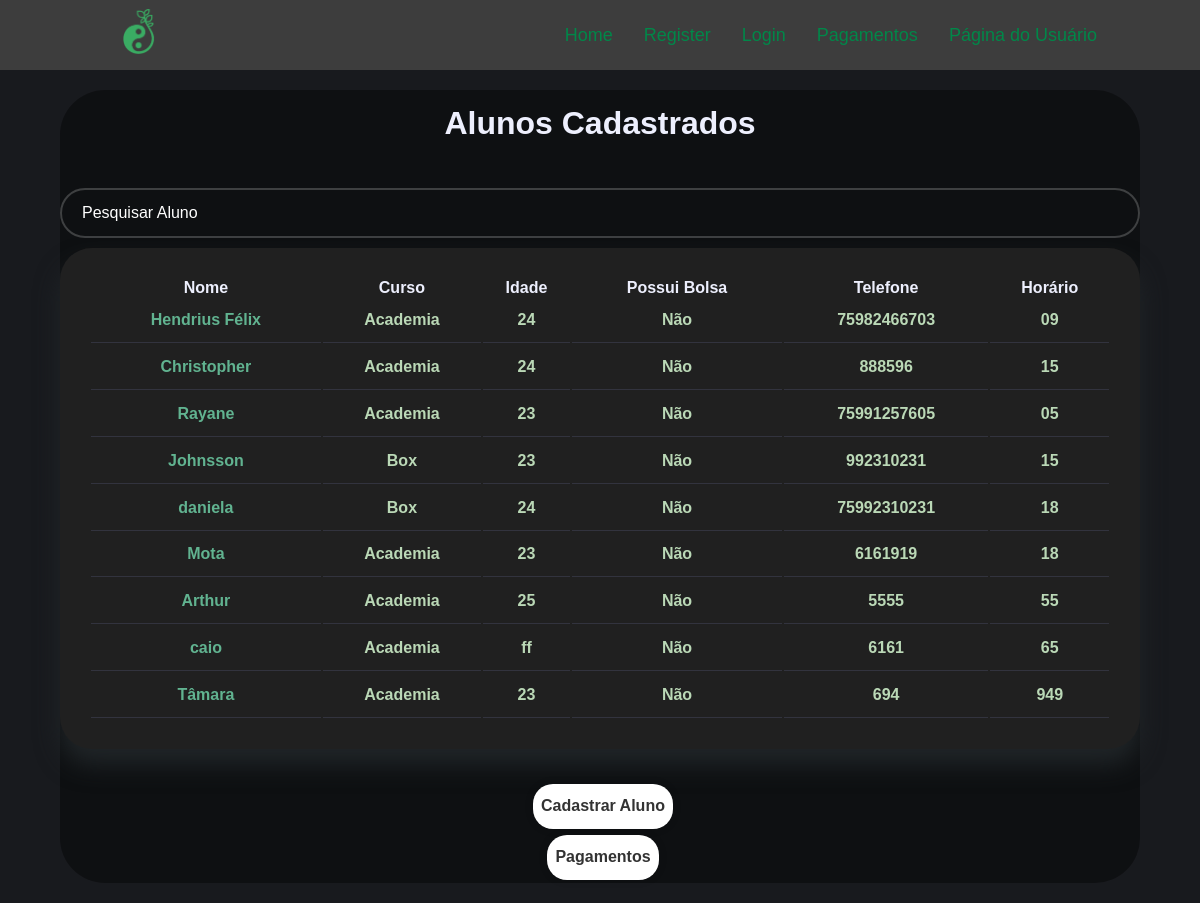
The app's page /alunos with its own data.
### app.py (models this page shows, shortened)
class Aluno(db.Model):
    __bind_key__ =  "aluno_database"
    id = db.Column(db.Integer, primary_key = True)
    nome = db.Column(db.String(20))
    idade = db.Column(db.Integer())
    cpf = db.Column(db.Integer())
    curso = db.Column(db.String(128))
    telefone = db.Column(db.Integer())
    horario= db.Column(db.String(128))
    email = db.Column(db.String(128))
    aniversario = db.Column(db.String(128))
    bolsa = db.Column(db.Boolean())
    pagamento = db.relationship('Pagamento', backref='aluno', lazy='dynamic')

### app.py (the view)
@app.route("/alunos", methods=["GET", "POST"])
def alunos_cadastrados():
    alunos = Aluno.query.all()
    return render_template('alunos.html', alunos = alunos)

### templates/alunos.html (shortened to what this page needs)
<!DOCTYPE html>
<html lang="pt-BR">
  <head>
  </head>
  <body>
    {%include "navigation.html"%}
    <div class="container">
      <div class="wrapper">
        <div>
          <h1>Alunos Cadastrados</h1>
        </div>
        <div class="dados-aluno">
          <div class="input-box input">
            <input type="text" id="input-pesquisa" onkeyup="search_aluno_table()" placeholder="Pesquisar Aluno">
          </div>
          <table>
            <thead>
             <tr>
              <th>Nome</th>
              <th>Curso</th>
              <th>Idade</th>
              <th>Possui Bolsa</th>
              <th>Telefone</th>
              <th>Horário</th>
             </tr>
            </thead>
            <tbody id="aluno-pesquisa_table">
                  {% for aluno in alunos %}
                    <tr>
                      <td>
                        <a href="{{ url_for('aluno', aluno_id=aluno.id) }}">
                          {{aluno.nome}}
                        </a>
                      </td>
                      <td>
                        {{aluno.curso}}
                      </td>
                      <td>
                        {{aluno.idade}}
                      </td>
                      <td>
                        {%if aluno.bolsa == True: %} Sim {%else%} Não {%endif%}
                      </td>
                      <td>
                        {{aluno.telefone}}
                      </td>
                      <td>
                        {{aluno.horario}}
                      </td>
                    </tr>
                  {% endfor %}
            </tbody>
          </table>
        </div>
        <div class="cadastrar-aluno">
          <div>
            <a href="{{ url_for('cadastro_aluno') }}"
              ><button class="btn">Cadastrar Aluno</button></a
            >
          </div>
        </div>
        <div class="pagamento">
          <a href="{{url_for('pagamentos')}}">
            <button class="btn">Pagamentos</button>
          </a>
        </div>
      </div>
    </div>
  </body>
</html>

### templates/navigation.html (shortened to what this page needs)
<link
  rel="stylesheet"
  href="{{ url_for('static', filename='css/navbar.css')}}"
/>
<link
  rel="stylesheet"
  href="https://cdnjs.cloudflare.com/ajax/libs/font-awesome/4.7.0/css/font-awesome.min.css"
/>
<nav id="topNav" class="nav-bar">
  <a class="logo" href="{{url_for('home')}}"
    ><img src="../static/img/logo2.png" alt="logo AEESI"
  /></a>
  <div class="menu-nav">
    <a href="{{url_for('home')}}">Home</a>
    <a href="{{url_for('register')}}">Register</a>
    <a href="{{url_for('login')}}">Login</a>
    <a href="{{url_for('pagamentos')}}">Pagamentos</a>
    {% if current_user.is_authenticated %}
    <a href="{{url_for('user_page',user_id=current_user.get_id())}}"
      >Página do Usuário</a
    >
    {%else%}
    <a href="{{url_for('user_page',user_id=1)}}">Página do Usuário</a>
    {%endif%}
  </div>
</nav>

### static/css/navbar.css (style rules this page uses)
* { margin: 0; padding: 0; outline: 0; appearance: 0; border: 0; text-decoration: none; box-sizing: border-box; }
body { width: 100vw; font-family: "Poppins", sans-serif; user-select: none; overflow-x: hidden; color: #edeffd; background-color: #181a1e; position: absolute; }
.container { margin: 0 auto; display: flex; justify-content: center; align-items: center; min-height: 100%; flex-direction: column; padding-bottom: 130px; }
.wrapper { background: rgba(0, 0, 0, 0.4); display: flex; justify-content: center; align-items: center; flex-direction: column; width: 80%; min-height: 600px; border-radius: 45px; font-weight: 600; margin-top: 20px; }
.wrapper h1 { text-align: center; }
.nav-bar { top: 0; left: 0; height: 70px; width: 100%; padding: 20px 100px; display: flex; justify-content: space-between; align-items: center; z-index: 100; background: #3d3d3d; font-size: 18px; font-weight: 500; text-decoration: none; }
.logo { font-size: 32px; color: #44704a; text-decoration: none; font-weight: 600; }
.logo img { height: 45px; }
.nav-bar a { text-decoration: none; color: #018749; font-weight: 500; margin-left: 20px; padding: 3px; }
a:is(:link, :active, :visited).active { color: white !important; border-bottom: 1px solid white; }
.wrapper h1, h2, h3 { margin: 15px; }
.wrapper .input-box { width: 100%; height: 50px; position: relative; margin: 10px 0px; }
.input-box input { color: #b9b9b9; width: 100%; height: 100%; background: transparent; border: none; outline: none; border: 2px solid rgba(255, 255, 255, 0.2); border-radius: 40px; font-size: 16px; padding: 20px 45px 20px 20px; font-weight: 400; }
.input-box input::placeholder { color: #ffffff; }
.wrapper .btn { width: 100%; height: 45px; background: #fff; border: none; outline: none; border-radius: 20px; box-shadow: 0 0 10px rgba(0, 0, 0, 0.1); cursor: pointer; font-size: 16px; color: #333; font-weight: 600; margin: 3px; padding: 5px; }
.wrapper a { text-decoration: none; color: #61b390; }
.wrapper .dados-aluno { margin-top: 1.3rem; margin-bottom: 2rem; width: 100%; }
.dados-aluno table { background-color: rgb(32, 32, 32); width: 100%; padding: 1.8rem; text-align: center; box-shadow: 0 1rem 1.5rem #202528; border-radius: 2rem; transition: all 0.3s ease; }
.dados-aluno table tbody td { height: 2.8rem; border-bottom: 1px solid rgba(132, 139, 200, 0.18); color: #bad8b6; }
@media (max-width: 1200px) { .wrapper { width: 90%; } }
@media (max-width: 1200px) { .container { padding-bottom: 20px; } }

### records on screen
Aluno: nome "Hendrius Félix", curso "Academia", idade "24", bolsa "Não", telefone "75982466703", horario "09"
Aluno: nome "Christopher", curso "Academia", idade "24", bolsa "Não", telefone "888596", horario "15"
Aluno: nome "Rayane", curso "Academia", idade "23", bolsa "Não", telefone "75991257605", horario "05"
Aluno: nome "Johnsson", curso "Box", idade "23", bolsa "Não", telefone "992310231", horario "15"
Aluno: nome "daniela", curso "Box", idade "24", bolsa "Não", telefone "75992310231", horario "18"
Aluno: nome "Mota", curso "Academia", idade "23", bolsa "Não", telefone "6161919", horario "18"
Aluno: nome "Arthur", curso "Academia", idade "25", bolsa "Não", telefone "5555", horario "55"
Aluno: nome "caio", curso "Academia", idade "ff", bolsa "Não", telefone "6161", horario "65"
Aluno: nome "Tâmara", curso "Academia", idade "23", bolsa "Não", telefone "694", horario "949"
